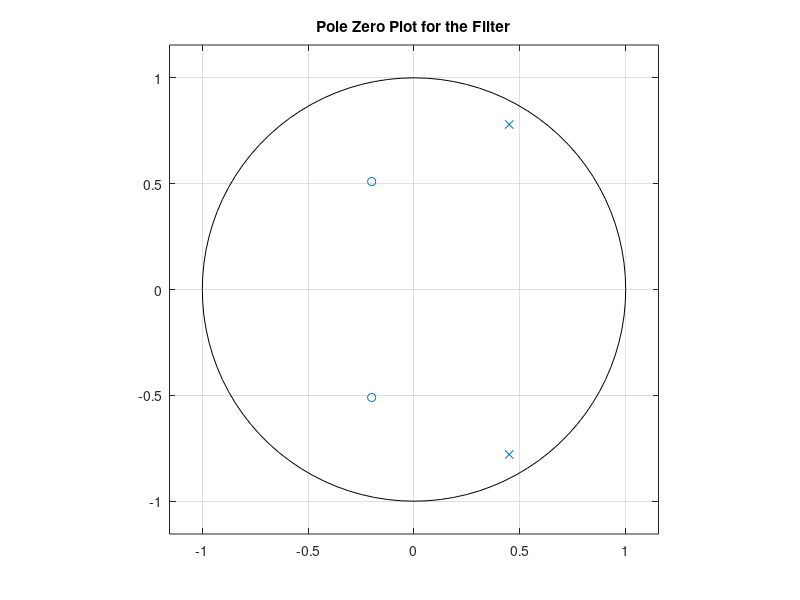

Source code (MATLAB): (Note: this script raises an error after producing the figure.)
%Michael Lendino
%Problem Set 8

%okay lets begin
clc;
clear all;
%% Question 1
% a) x is ARMA
% b) innovations
% c) and d) see other paper
%% Draw the pole zero plot for the filter (input v, output x)
b = [1 0.4 0.3];
a = [1 -0.9 0.81];
[z,p,k] = tf2zp(b,a);
zplane(z,p)
title('Pole Zero Plot for the Filter')
grid on;
%% Generate N=10000 samples of v and then apply the filter to generate N samples of x
N = 10000;
V = sqrt(3)*randn(N,1);
X = filter(b,a,V);
%% m_0 = 5, use time averaging to ESTIMATE r_x(m) for m in [0,5]
for ii = 1:1:6
    rx(ii) = rEstimate(X,ii);
end
%% Generate the correlation matrix for x_M(n) involve r_x(m) for |m| <= m_0
R = toeplitz(rx);
%% Check that the correlation matrix is positive definite by computing its eigenvalues
eigenvalueR = eig(R);
%% Estimate Power Spectral Density 
[s_est, w] = pwelch(X, hamming(512), 256, 512);
%% 
Vw = exp(-2.*1j.*w) + (0.4).*exp(-1j.*w) + 0.3;
Xw = exp(-2.*1j.*w) + (-0.9).*exp(-1j.*w) + 0.81;
Hw = Vw./Xw;
Sxw = 3*abs(Hw).^2;
%normalize s_est and the actual Sxw so that they each avg value 1
s_est = s_est/mean(s_est);
Snorm = Sxw./mean(Sxw);
%superimpose graphs of them
figure;
grid on;
plot(w, s_est)
xlim([0,pi])
title('Approximated and Exact Power Spectral Density')
xlabel('Normalized Digital Radian Frequency')
hold on;
plot(w, Snorm)
legend('Approximate','Exact')
hold off;
%% Compare the angles of the poles of the filter H with the value w where Sxw has a peak
angp1 = angle(p(1)); % =1.0472
[peak, wpeak] = max(Sxw);
wpeak = w(wpeak); % =1.0308, which doesn't exactly match, but it's close
%% Question 10
%matrix A represents a collection of noisy measurements with underlying
%statistical properties we want to extract; we realize that each column
%viewed as a standalone random vector has the same correlation matrix R
%found above
v1 = X(6:end);
v2 = flip(X(1:6));
A = toeplitz(v2,v1);
%computing the singular values of A
sigma = svd(A);
%vector of values
values = sort((sigma.^2)./(N - 5))
sortEigen = sort(eigenvalueR)
%comparing the vector of values above to the eigenvalues of R
sortEigen - values;
%checking that the left singular values of A are the eigenvalues of R by
%taking U in the below line of code to be one of the singular values
[U,S,V] = svds(A);
%elementwise division of R*u over u, we see that all of the entries are
%ideally equal to the eigenvalues of R, put down there for reference again.
div = (R*U)./U
eigenvalueR

